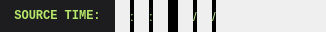
<?xml version="1.0" encoding="UTF-8"?>
<ui version="4.0">
 <class>SourceTimeWidget</class>
 <widget class="QWidget" name="SourceTimeWidget">
  <property name="geometry">
   <rect>
    <x>0</x>
    <y>0</y>
    <width>326</width>
    <height>32</height>
   </rect>
  </property>
  <property name="sizePolicy">
   <sizepolicy hsizetype="Fixed" vsizetype="Preferred">
    <horstretch>0</horstretch>
    <verstretch>0</verstretch>
   </sizepolicy>
  </property>
  <property name="windowTitle">
   <string>Form</string>
  </property>
  <layout class="QGridLayout" name="gridLayout">
   <property name="leftMargin">
    <number>0</number>
   </property>
   <property name="topMargin">
    <number>0</number>
   </property>
   <property name="rightMargin">
    <number>0</number>
   </property>
   <property name="bottomMargin">
    <number>0</number>
   </property>
   <property name="spacing">
    <number>0</number>
   </property>
   <item row="0" column="9">
    <widget class="LCD" name="monthLCD">
     <property name="sizePolicy">
      <sizepolicy hsizetype="Fixed" vsizetype="Fixed">
       <horstretch>0</horstretch>
       <verstretch>0</verstretch>
      </sizepolicy>
     </property>
     <property name="minimumSize">
      <size>
       <width>15</width>
       <height>32</height>
      </size>
     </property>
     <property name="thickness">
      <double>0.320000000000000</double>
     </property>
     <property name="zoom">
      <double>0.330000000000000</double>
     </property>
     <property name="backgroundColor">
      <color>
       <red>0</red>
       <green>0</green>
       <blue>0</blue>
      </color>
     </property>
     <property name="foregroundColor">
      <color>
       <red>183</red>
       <green>232</green>
       <blue>136</blue>
      </color>
     </property>
     <property name="minDigits">
      <UInt>2</UInt>
     </property>
     <property name="lockStateEditable">
      <bool>false</bool>
     </property>
     <property name="showDecimalSeparator">
      <bool>false</bool>
     </property>
    </widget>
   </item>
   <item row="0" column="4">
    <widget class="QLabel" name="label_2">
     <property name="sizePolicy">
      <sizepolicy hsizetype="Fixed" vsizetype="Fixed">
       <horstretch>0</horstretch>
       <verstretch>0</verstretch>
      </sizepolicy>
     </property>
     <property name="minimumSize">
      <size>
       <width>0</width>
       <height>32</height>
      </size>
     </property>
     <property name="font">
      <font>
       <pointsize>10</pointsize>
      </font>
     </property>
     <property name="styleSheet">
      <string notr="true">background-color: black; color: #b7e888;</string>
     </property>
     <property name="text">
      <string>:</string>
     </property>
    </widget>
   </item>
   <item row="0" column="8">
    <widget class="QLabel" name="label_4">
     <property name="sizePolicy">
      <sizepolicy hsizetype="Fixed" vsizetype="Fixed">
       <horstretch>0</horstretch>
       <verstretch>0</verstretch>
      </sizepolicy>
     </property>
     <property name="minimumSize">
      <size>
       <width>0</width>
       <height>32</height>
      </size>
     </property>
     <property name="font">
      <font>
       <pointsize>10</pointsize>
       <bold>false</bold>
      </font>
     </property>
     <property name="styleSheet">
      <string notr="true">background-color: black; color: #b7e888;</string>
     </property>
     <property name="text">
      <string>/</string>
     </property>
     <property name="alignment">
      <set>Qt::AlignLeading|Qt::AlignLeft|Qt::AlignVCenter</set>
     </property>
    </widget>
   </item>
   <item row="0" column="3">
    <widget class="LCD" name="minLCD">
     <property name="sizePolicy">
      <sizepolicy hsizetype="Fixed" vsizetype="Fixed">
       <horstretch>0</horstretch>
       <verstretch>0</verstretch>
      </sizepolicy>
     </property>
     <property name="minimumSize">
      <size>
       <width>15</width>
       <height>32</height>
      </size>
     </property>
     <property name="thickness">
      <double>0.320000000000000</double>
     </property>
     <property name="zoom">
      <double>0.330000000000000</double>
     </property>
     <property name="backgroundColor">
      <color>
       <red>0</red>
       <green>0</green>
       <blue>0</blue>
      </color>
     </property>
     <property name="foregroundColor">
      <color>
       <red>183</red>
       <green>232</green>
       <blue>136</blue>
      </color>
     </property>
     <property name="minDigits">
      <UInt>2</UInt>
     </property>
     <property name="lockStateEditable">
      <bool>false</bool>
     </property>
     <property name="showDecimalSeparator">
      <bool>false</bool>
     </property>
    </widget>
   </item>
   <item row="0" column="1">
    <widget class="LCD" name="hourLCD">
     <property name="sizePolicy">
      <sizepolicy hsizetype="Fixed" vsizetype="Fixed">
       <horstretch>0</horstretch>
       <verstretch>0</verstretch>
      </sizepolicy>
     </property>
     <property name="minimumSize">
      <size>
       <width>15</width>
       <height>32</height>
      </size>
     </property>
     <property name="thickness">
      <double>0.320000000000000</double>
     </property>
     <property name="zoom">
      <double>0.330000000000000</double>
     </property>
     <property name="backgroundColor">
      <color>
       <red>0</red>
       <green>0</green>
       <blue>0</blue>
      </color>
     </property>
     <property name="foregroundColor">
      <color>
       <red>183</red>
       <green>232</green>
       <blue>136</blue>
      </color>
     </property>
     <property name="minDigits">
      <UInt>2</UInt>
     </property>
     <property name="lockStateEditable">
      <bool>false</bool>
     </property>
     <property name="showDecimalSeparator">
      <bool>false</bool>
     </property>
    </widget>
   </item>
   <item row="0" column="5">
    <widget class="LCD" name="secLCD">
     <property name="sizePolicy">
      <sizepolicy hsizetype="Fixed" vsizetype="Fixed">
       <horstretch>0</horstretch>
       <verstretch>0</verstretch>
      </sizepolicy>
     </property>
     <property name="minimumSize">
      <size>
       <width>15</width>
       <height>32</height>
      </size>
     </property>
     <property name="thickness">
      <double>0.320000000000000</double>
     </property>
     <property name="zoom">
      <double>0.330000000000000</double>
     </property>
     <property name="backgroundColor">
      <color>
       <red>0</red>
       <green>0</green>
       <blue>0</blue>
      </color>
     </property>
     <property name="foregroundColor">
      <color>
       <red>183</red>
       <green>232</green>
       <blue>136</blue>
      </color>
     </property>
     <property name="minDigits">
      <UInt>2</UInt>
     </property>
     <property name="lockStateEditable">
      <bool>false</bool>
     </property>
     <property name="showDecimalSeparator">
      <bool>false</bool>
     </property>
    </widget>
   </item>
   <item row="0" column="7">
    <widget class="LCD" name="dayLCD">
     <property name="sizePolicy">
      <sizepolicy hsizetype="Fixed" vsizetype="Fixed">
       <horstretch>0</horstretch>
       <verstretch>0</verstretch>
      </sizepolicy>
     </property>
     <property name="minimumSize">
      <size>
       <width>15</width>
       <height>32</height>
      </size>
     </property>
     <property name="thickness">
      <double>0.320000000000000</double>
     </property>
     <property name="zoom">
      <double>0.330000000000000</double>
     </property>
     <property name="backgroundColor">
      <color>
       <red>0</red>
       <green>0</green>
       <blue>0</blue>
      </color>
     </property>
     <property name="foregroundColor">
      <color>
       <red>183</red>
       <green>232</green>
       <blue>136</blue>
      </color>
     </property>
     <property name="minDigits">
      <UInt>2</UInt>
     </property>
     <property name="lockStateEditable">
      <bool>false</bool>
     </property>
     <property name="showDecimalSeparator">
      <bool>false</bool>
     </property>
    </widget>
   </item>
   <item row="0" column="6">
    <widget class="QLabel" name="label_5">
     <property name="sizePolicy">
      <sizepolicy hsizetype="Fixed" vsizetype="Fixed">
       <horstretch>0</horstretch>
       <verstretch>0</verstretch>
      </sizepolicy>
     </property>
     <property name="minimumSize">
      <size>
       <width>10</width>
       <height>32</height>
      </size>
     </property>
     <property name="font">
      <font>
       <pointsize>10</pointsize>
      </font>
     </property>
     <property name="styleSheet">
      <string notr="true">background-color: black; color: black;</string>
     </property>
     <property name="text">
      <string/>
     </property>
    </widget>
   </item>
   <item row="0" column="10">
    <widget class="QLabel" name="label_3">
     <property name="sizePolicy">
      <sizepolicy hsizetype="Fixed" vsizetype="Fixed">
       <horstretch>0</horstretch>
       <verstretch>0</verstretch>
      </sizepolicy>
     </property>
     <property name="minimumSize">
      <size>
       <width>0</width>
       <height>32</height>
      </size>
     </property>
     <property name="font">
      <font>
       <pointsize>10</pointsize>
       <bold>false</bold>
      </font>
     </property>
     <property name="styleSheet">
      <string notr="true">background-color: black; color: #b7e888;</string>
     </property>
     <property name="text">
      <string>/</string>
     </property>
     <property name="alignment">
      <set>Qt::AlignLeading|Qt::AlignLeft|Qt::AlignVCenter</set>
     </property>
    </widget>
   </item>
   <item row="0" column="2">
    <widget class="QLabel" name="label">
     <property name="sizePolicy">
      <sizepolicy hsizetype="Fixed" vsizetype="Fixed">
       <horstretch>0</horstretch>
       <verstretch>0</verstretch>
      </sizepolicy>
     </property>
     <property name="minimumSize">
      <size>
       <width>0</width>
       <height>32</height>
      </size>
     </property>
     <property name="font">
      <font>
       <pointsize>10</pointsize>
      </font>
     </property>
     <property name="styleSheet">
      <string notr="true">background-color: black; color: #b7e888;</string>
     </property>
     <property name="text">
      <string>:</string>
     </property>
    </widget>
   </item>
   <item row="0" column="0">
    <widget class="QLabel" name="label_1">
     <property name="sizePolicy">
      <sizepolicy hsizetype="Fixed" vsizetype="Fixed">
       <horstretch>0</horstretch>
       <verstretch>0</verstretch>
      </sizepolicy>
     </property>
     <property name="minimumSize">
      <size>
       <width>0</width>
       <height>32</height>
      </size>
     </property>
     <property name="maximumSize">
      <size>
       <width>16777215</width>
       <height>16777215</height>
      </size>
     </property>
     <property name="styleSheet">
      <string notr="true">background-color: #1d1d1f;
color: #b7e869;
font-size: 12px;
font-family: Monospace;
font-weight: bold;</string>
     </property>
     <property name="text">
      <string>  SOURCE TIME:  </string>
     </property>
     <property name="alignment">
      <set>Qt::AlignRight|Qt::AlignTrailing|Qt::AlignVCenter</set>
     </property>
    </widget>
   </item>
   <item row="0" column="11">
    <widget class="LCD" name="yearLCD">
     <property name="sizePolicy">
      <sizepolicy hsizetype="Fixed" vsizetype="Fixed">
       <horstretch>0</horstretch>
       <verstretch>0</verstretch>
      </sizepolicy>
     </property>
     <property name="minimumSize">
      <size>
       <width>31</width>
       <height>32</height>
      </size>
     </property>
     <property name="thickness">
      <double>0.320000000000000</double>
     </property>
     <property name="zoom">
      <double>0.330000000000000</double>
     </property>
     <property name="backgroundColor">
      <color>
       <red>0</red>
       <green>0</green>
       <blue>0</blue>
      </color>
     </property>
     <property name="foregroundColor">
      <color>
       <red>183</red>
       <green>232</green>
       <blue>136</blue>
      </color>
     </property>
     <property name="minDigits">
      <UInt>4</UInt>
     </property>
     <property name="lockStateEditable">
      <bool>false</bool>
     </property>
     <property name="showDecimalSeparator">
      <bool>false</bool>
     </property>
    </widget>
   </item>
   <item row="0" column="12">
    <widget class="QLabel" name="label_6">
     <property name="text">
      <string/>
     </property>
    </widget>
   </item>
  </layout>
 </widget>
 <customwidgets>
  <customwidget>
   <class>LCD</class>
   <extends>QFrame</extends>
   <header>LCD.h</header>
   <container>1</container>
  </customwidget>
 </customwidgets>
 <resources/>
 <connections/>
</ui>
